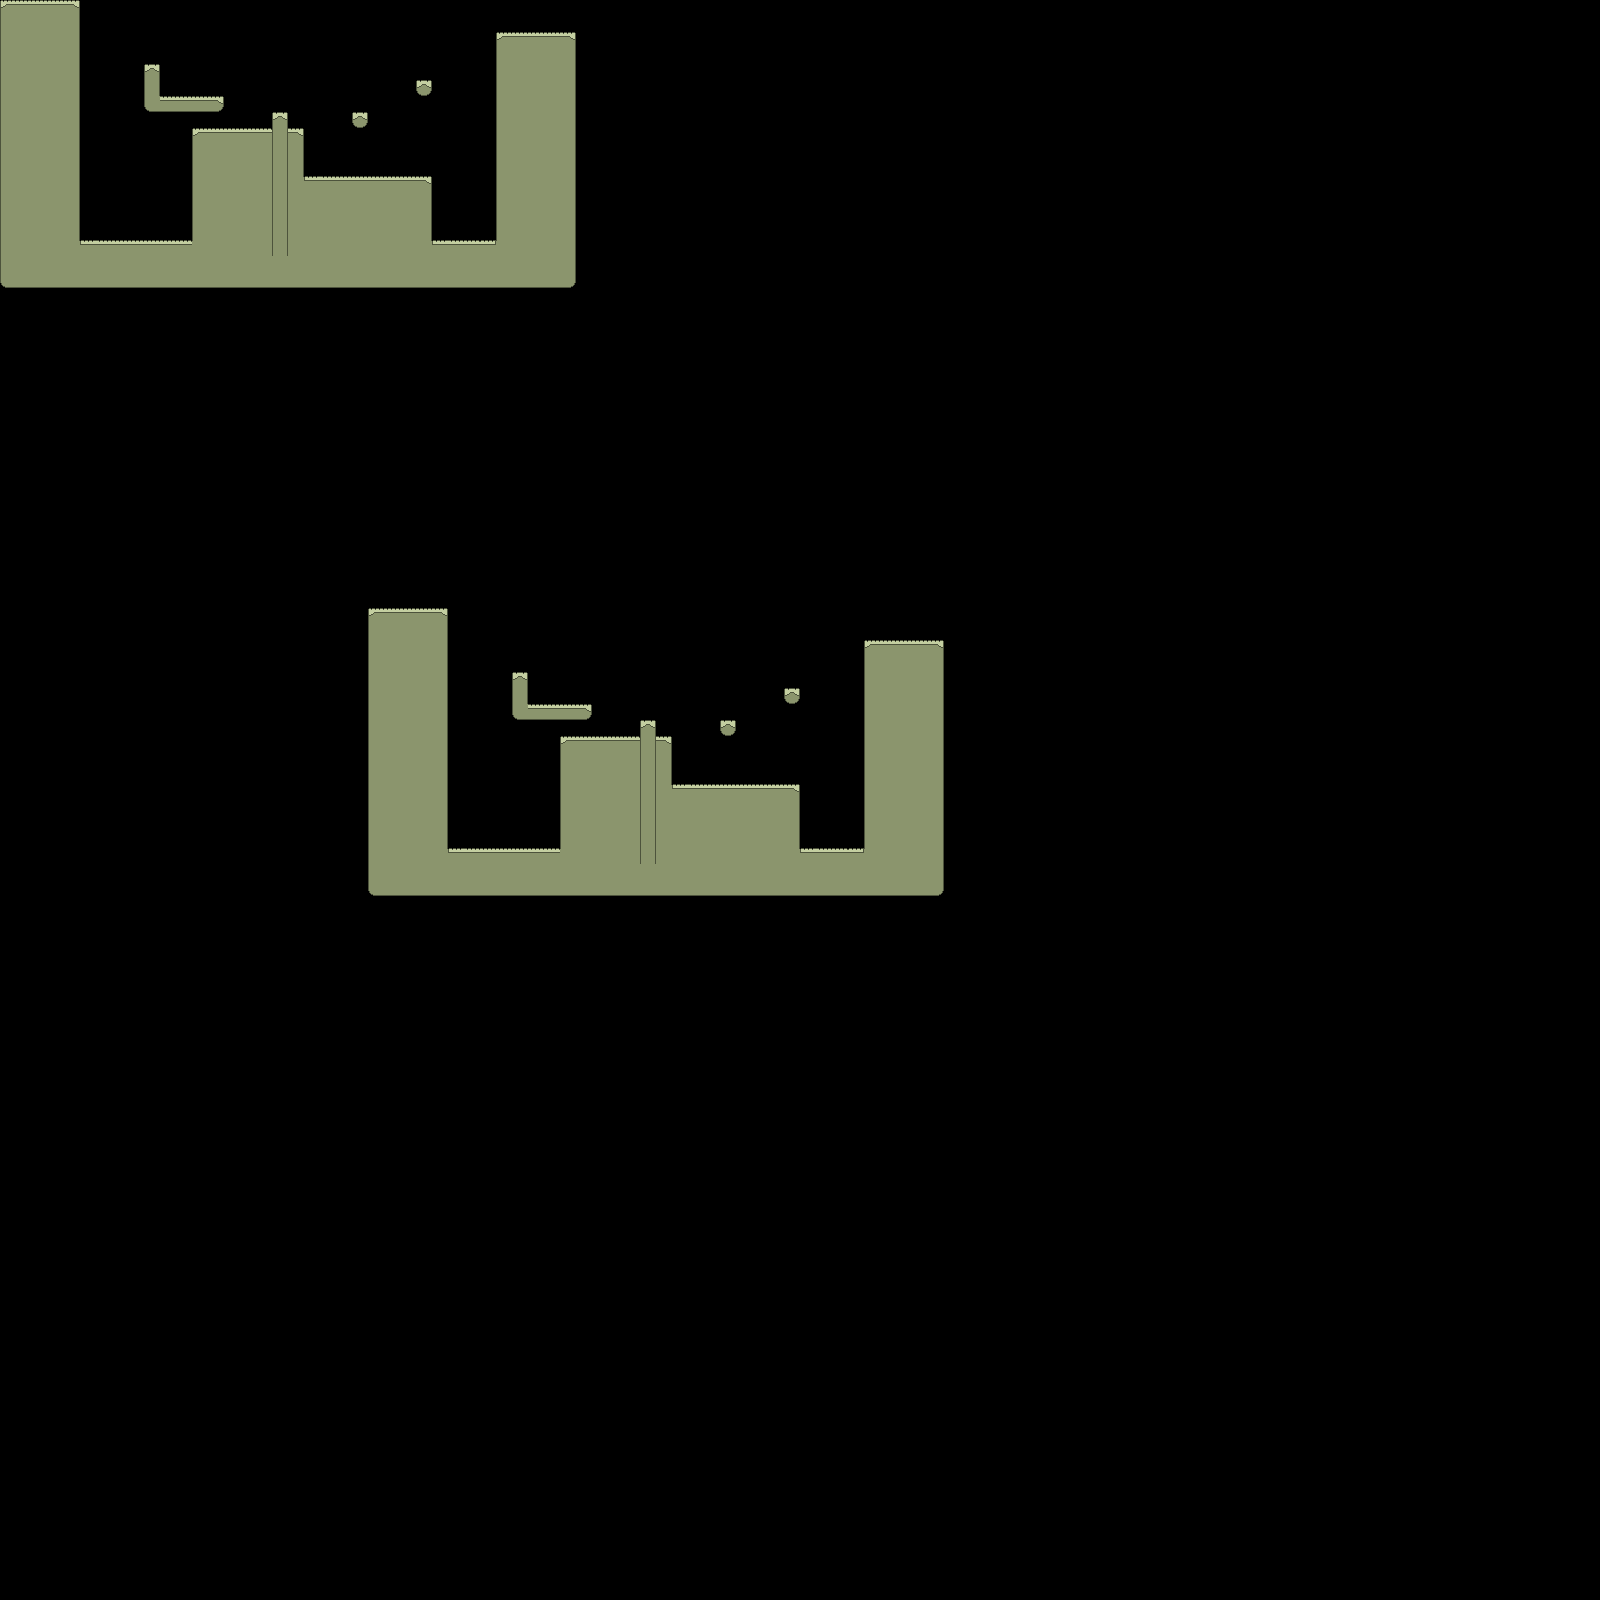

Below is a game level as drawn by its tile map, then a one-line description and the .tmx that defines it (tile-layer data replaced by summaries):
An orthogonal 100x100 tile map with 16x16 px tiles, 1 tile layer (PlayerLayer).

<map version="1.2" tiledversion="1.2.0" orientation="orthogonal" renderorder="right-down" width="100" height="100" tilewidth="16" tileheight="16" infinite="0" nextlayerid="4" nextobjectid="1">
 <tileset firstgid="1" name="MapTiles" tilewidth="16" tileheight="16" tilecount="64" columns="8">
  <image source="../tilesets/tiles.png" width="128" height="128" />
  <tile id="0">
   <properties>
    <property name="collider" type="bool" value="false" />
   </properties>
  </tile>
 </tileset>
 <layer id="2" name="PlayerLayer" width="100" height="100">
  <data>[10000 cells, 684 non-empty, 19 distinct tile ids]</data>
 </layer>
</map>
